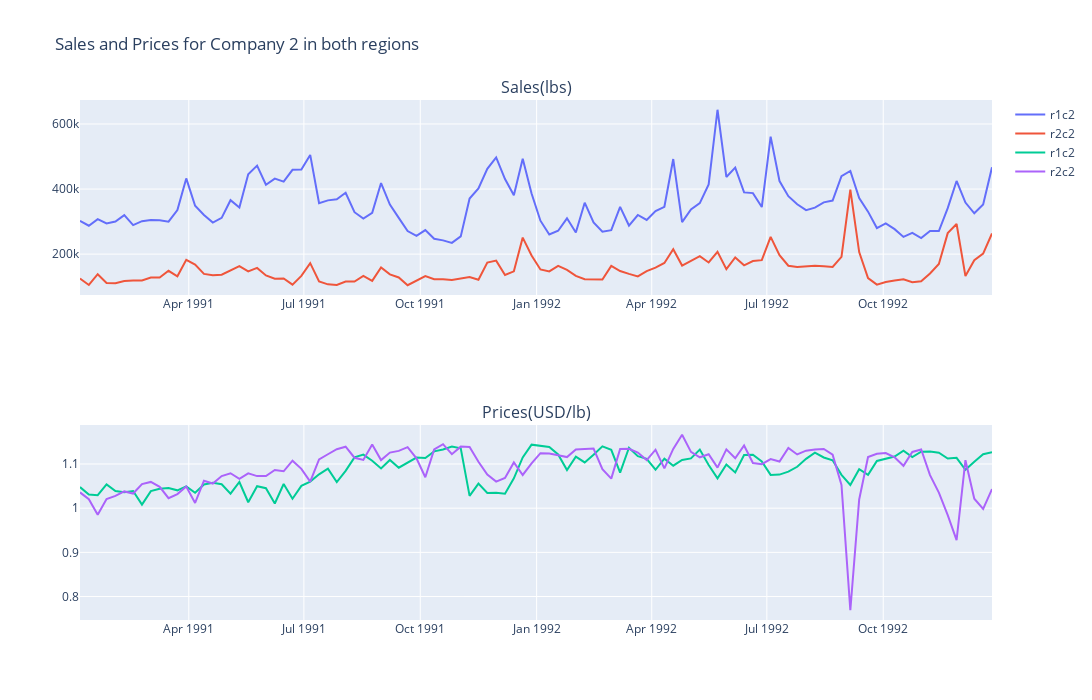

This figure's notebook cell:
### Markdown cell above
Gives again a strong correlation in both markets. This probably means that the product is very global or that both regions are geographically close or share some socioeconomic similarities. It is also interesting to note that sharp increases in demand lead to pronounced fall in price, pointing to the elasticity of the market. When supply rises and demand does not, the price drops

### Code cell
from plotly.subplots import make_subplots
import plotly.graph_objects as go

fig = make_subplots(rows=2, cols=1, subplot_titles=("Sales(lbs)","Prices(USD/lb)"))

fig.add_trace(
    go.Scatter(x=super_df['Date'], y=super_df['r1c2_Sales_U'],mode='lines',
                    name='r1c2'),
    row=1, col=1
)
fig.add_trace(
    go.Scatter(x=super_df['Date'], y=super_df['r2c2_Sales_U'],mode='lines',
                    name='r2c2'),
    row=1, col=1
)

fig.add_trace(
    go.Scatter(x=super_df['Date'], y=super_df['r1c2_Prices'], mode='lines',
                    name='r1c2'),
    row=2, col=1
)
fig.add_trace(
    go.Scatter(x=super_df['Date'], y=super_df['r2c2_Prices'], mode='lines',
                    name='r2c2'),
    row=2, col=1
)

fig.update_layout(height=700, width=1200, title_text="Sales and Prices for Company 2 in both regions")
fig.show()
